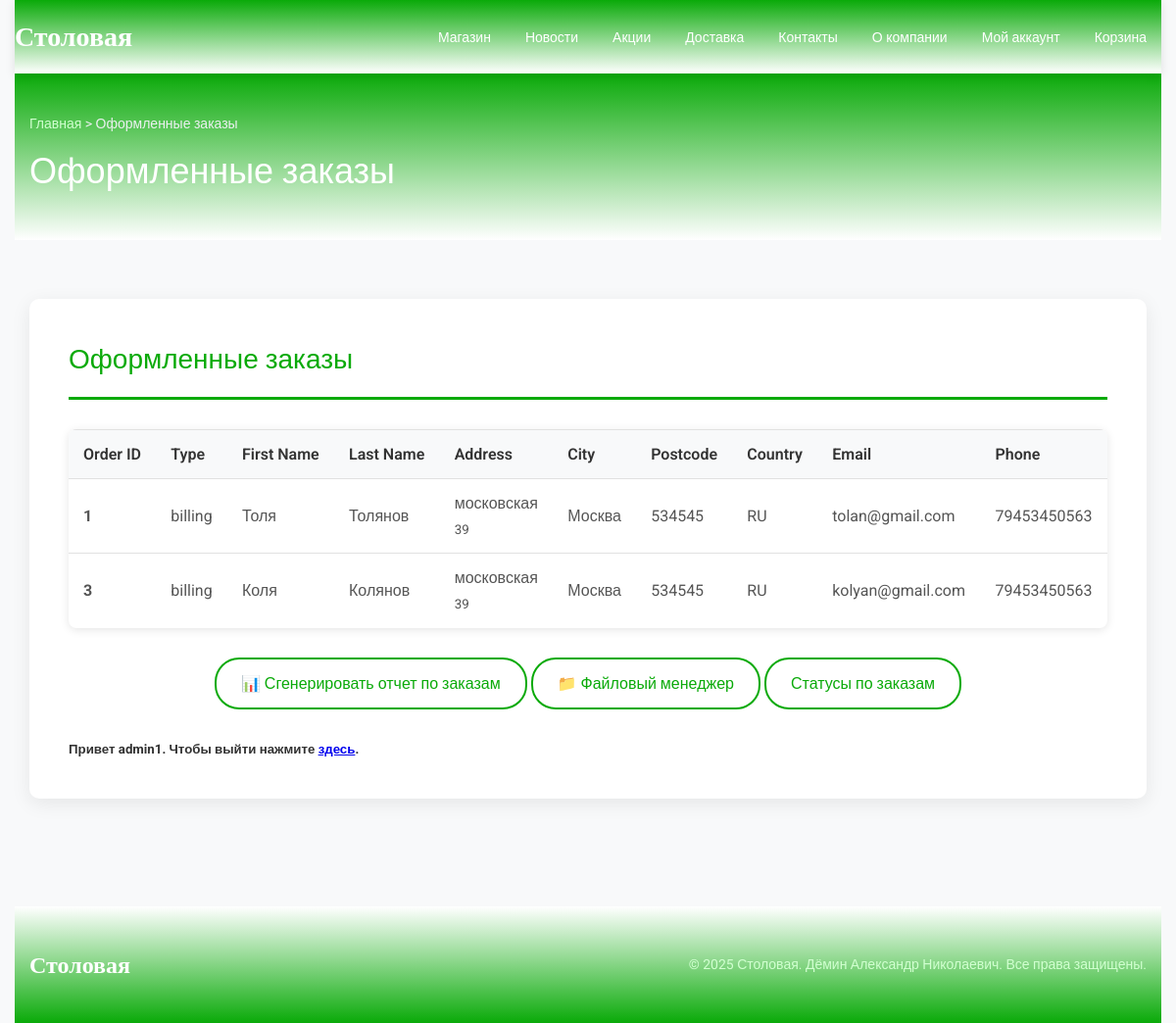
/my-account/admin/Оформленные-заказы/index.php (signed in), run on an earlier commit of the app's database.
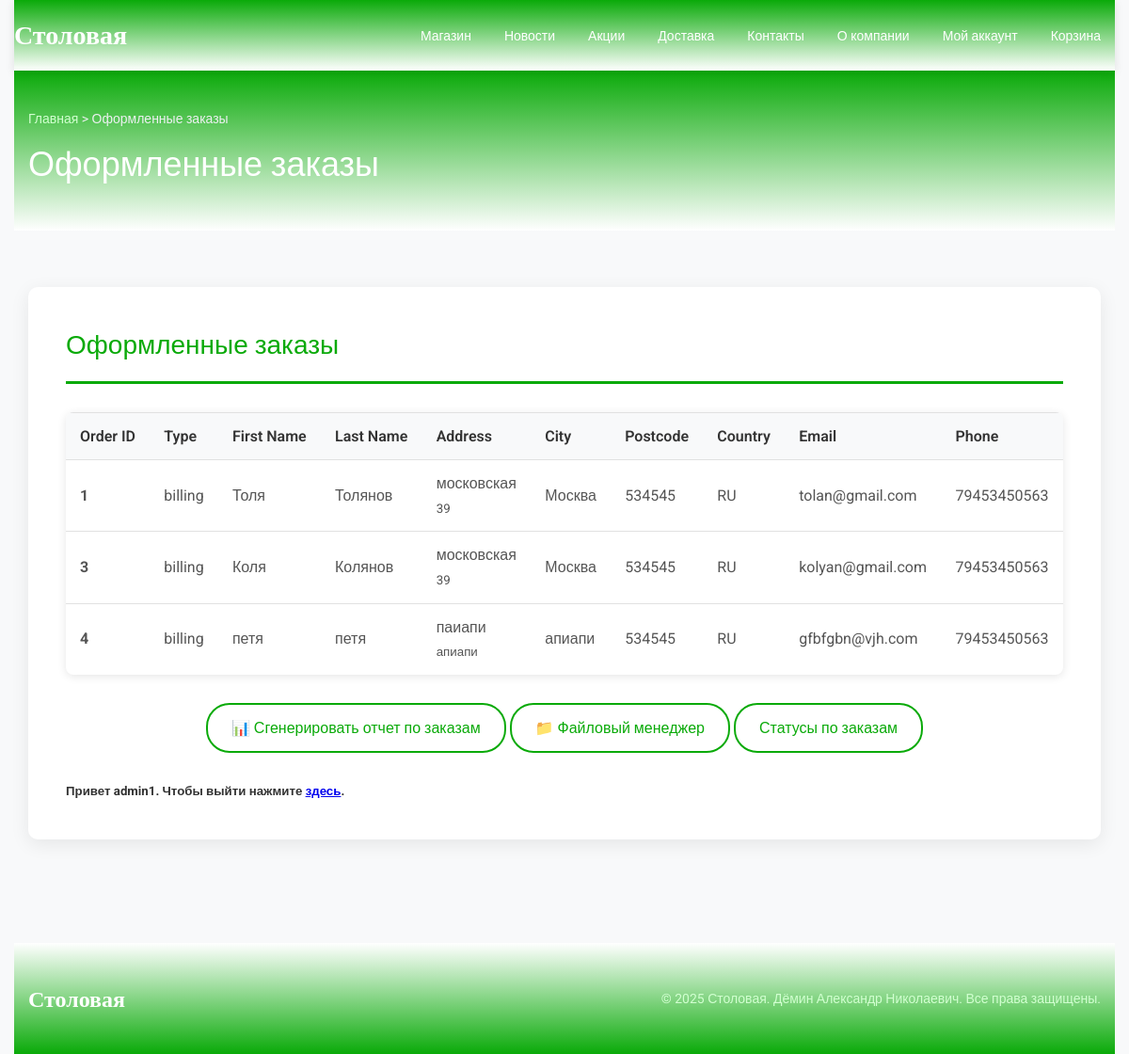
And on a later commit of the database.
### tables this page shows
CREATE TABLE `st_order_addresses` (
  `id` bigint(20) UNSIGNED NOT NULL,
  `order_id` bigint(20) UNSIGNED DEFAULT NULL,
  `address_type` varchar(20) DEFAULT NULL,
  `first_name` text,
  `last_name` text,
  `company` text,
  `address_1` text,
  `address_2` text,
  `city` text,
  `state` text,
  `postcode` text,
  `country` text,
  `email` varchar(320) DEFAULT NULL,
  `phone` varchar(100) DEFAULT NULL
);

### my-account/admin/Оформленные-заказы/index.php (the view, shortened to what this page needs)
<?php
	if ($_COOKIE['user'] == 'admin1'):
?>
<!DOCTYPE html>
<html lang="ru-RU">
<head>
    <link rel="stylesheet" href="/style.css">
		<link rel="stylesheet" href="/styleM.css">
		<link rel="stylesheet" href="/styleMM.css">
</head>
<body class="site-body">
    <div class="site-wrapper">
        <header class="site-header">
            <div class="header-container">
                <div class="site-logo">
                    <h3><a href="/">Столовая</a></h3>
                </div>
                <nav class="main-nav">
                    <ul>
                        <li><a href="/shop/">Магазин</a></li>
                        <li><a href="/новости-и-акции/">Новости</a></li>
                        <li><a href="/акции/">Акции</a></li>
                        <li><a href="/доставка/">Доставка</a></li>
                        <li><a href="/контакты/">Контакты</a></li>
                        <li><a href="/о-компании/">О компании</a></li>
                        <li><a href="/my-account/">Мой аккаунт</a></li>
                        <li><a href="/cart/">Корзина</a></li>
                    </ul>
                </nav>
            </div>
        </header>
        <div class="page-header">
            <div class="site-wrapper">
                <div class="breadcrumbs">
                    <a href="/">Главная</a> > Оформленные заказы
                </div>
                <h1 class="page-title">Оформленные заказы</h1>
            </div>
        </div>
        <main class="main-content">
            <div class="site-wrapper">
                <div class="content-section">
                    <h2 class="section-title">Оформленные заказы</h2>
										<?php
										require '../../configDB.php';
										$query = $pdo->query('SELECT * FROM `st_order_addresses`');
										?>
                    <div class="table-container">
                        <table class="data-table">
                            <thead>
                                <tr>
                                    <th>Order ID</th>
                                    <th>Type</th>
                                    <th>First Name</th>
                                    <th>Last Name</th>
                                    <th>Address</th>
                                    <th>City</th>
                                    <th>Postcode</th>
                                    <th>Country</th>
                                    <th>Email</th>
                                    <th>Phone</th>
                                </tr>
                            </thead>
                            <tbody>
                                <?php while ($row = $query->fetch(PDO::FETCH_OBJ)): ?>
                                <tr>
                                    <td><strong><?= htmlspecialchars($row->order_id) ?></strong></td>
                                    <td><?= htmlspecialchars($row->address_type) ?></td>
                                    <td><?= htmlspecialchars($row->first_name) ?></td>
                                    <td><?= htmlspecialchars($row->last_name) ?></td>
                                    <td>
                                        <?= htmlspecialchars($row->address_1) ?>
                                        <?= $row->address_2 ? '<br><small>' . htmlspecialchars($row->address_2) . '</small>' : '' ?>
                                    </td>
                                    <td><?= htmlspecialchars($row->city) ?></td>
                                    <td><?= htmlspecialchars($row->postcode) ?></td>
                                    <td><?= htmlspecialchars($row->country) ?></td>
                                    <td><?= htmlspecialchars($row->email) ?></td>
                                    <td><?= htmlspecialchars($row->phone) ?></td>
                                </tr>
                                <?php endwhile; ?>
                            </tbody>
                        </table>
                    </div>
										<div style="text-align: center; margin: 30px 0;">
												<a href="../../generate_orders.php" class="btn-secondary">📊 Сгенерировать отчет по заказам</a>
												<a href="/my-account/file_manager.php" class="btn-secondary">📁 Файловый менеджер</a>
												<a href="status.php" class="btn-secondary">Статусы по заказам</a>
										</div>
										<h5>Привет <?=$_COOKIE['user']?>. Чтобы выйти нажмите <a
											href="/exit.php">здесь</a>. </h5>
                </div>
            </div>
        </main>
        <footer class="site-footer">
            <div class="site-wrapper">
                <div class="footer-content">
                    <div class="site-logo">
                        <h3><a href="/">Столовая</a></h3>
                    </div>
                    <p class="footer-text">© 2025 Столовая. Дёмин Александр Николаевич. Все права защищены.</p>
                </div>
            </div>
        </footer>
    </div>
</body>
</html>
<?php endif; ?>

### style.css (style rules this page uses)
* { margin: 0; padding: 0; box-sizing: border-box; }
body { font-family: 'Roboto', 'Arial', sans-serif; line-height: 1.6; color: #333; background: #f8f9fa; }
.site-wrapper { max-width: 1200px; margin: 0 auto; padding: 0 15px; }
.site-header { background: linear-gradient(180deg, #0aaa09 0%, #ffffff 100%); padding: 15px 0; position: sticky; top: 0; z-index: 1000; box-shadow: 0 2px 10px rgba(0,0,0,0.1); }
.header-container { display: flex; justify-content: space-between; align-items: center; }
.site-logo a { color: white; text-decoration: none; font-size: 28px; font-weight: bold; font-family: 'Roboto Slab', serif; }
.main-nav ul { display: flex; list-style: none; margin: 0; padding: 0; gap: 5px; }
.main-nav a { color: white; text-decoration: none; padding: 10px 15px; border-radius: 5px; transition: all 0.3s ease; font-size: 14px; font-weight: 500; }
.page-header { background: linear-gradient(180deg, #0aaa09 0%, #ffffff 100%); padding: 40px 0; margin-bottom: 30px; color: white; }
.page-title { font-size: 36px; color: white; margin: 10px 0 0 0; font-weight: 300; }
.breadcrumbs { color: #ecf0f1; font-size: 14px; margin-bottom: 10px; }
.breadcrumbs a { color: #d1ffd0; text-decoration: none; }
.main-content { padding: 30px 0; min-height: 60vh; }
.content-section { background: white; padding: 40px; border-radius: 10px; box-shadow: 0 5px 20px rgba(0, 0, 0, 0.08); margin-bottom: 30px; }
.section-title { color: #2c3e50; font-size: 28px; margin-bottom: 30px; padding-bottom: 15px; border-bottom: 3px solid #0aaa09; font-weight: 400; }
.site-footer { background: linear-gradient(0deg, #0aaa09 0%, #ffffff 100%); color: white; padding: 40px 0; margin-top: 50px; }
.footer-content { display: flex; justify-content: space-between; align-items: center; }
.footer-text { margin: 0; color: #d1ffd0; font-size: 14px; }
.site-footer .site-logo a { font-size: 24px; }
.section-title { color: #0aaa09; }

### styleMM.css (style rules this page uses)
.btn-secondary { background: transparent; color: #0aaa09; padding: 12px 25px; border: 2px solid #0aaa09; border-radius: 25px; text-decoration: none; font-weight: 500; display: inline-block; transition: all 0.3s ease; }

### my-account/admin/Оформленные-заказы/index.php (style rules this page uses)
.table-container { margin: 20px 0; overflow-x: auto; background: white; border-radius: 8px; box-shadow: 0 2px 10px rgba(0,0,0,0.1); }
.data-table { width: 100%; border-collapse: collapse; }
.data-table th, .data-table td { padding: 12px 15px; text-align: left; border-bottom: 1px solid #e1e1e1; }
.data-table th { background-color: #f8f9fa; font-weight: 600; color: #333; border-top: 1px solid #e1e1e1; }
.data-table tr:last-child td { border-bottom: none; }
.data-table td { color: #555; }

What changed in the data, as far as the page shows it:
added st_order_addresses: order "4", address_type "billing", first_name "петя", last_name "петя", address_1 "паиапи", address_2 "апиапи", city "апиапи", postcode "534545", country "RU", email "gfbfgbn@vjh.com", phone "79453450563"
